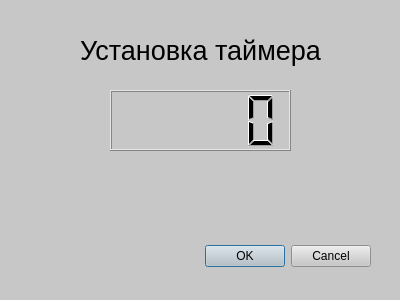
<?xml version="1.0" encoding="UTF-8"?>
<ui version="4.0">
 <class>Dialog</class>
 <widget class="QDialog" name="Dialog">
  <property name="geometry">
   <rect>
    <x>0</x>
    <y>0</y>
    <width>400</width>
    <height>300</height>
   </rect>
  </property>
  <property name="windowTitle">
   <string>Dialog</string>
  </property>
  <property name="styleSheet">
   <string notr="true">background-color: rgb(199, 199, 199);</string>
  </property>
  <widget class="QDialogButtonBox" name="buttonBox">
   <property name="geometry">
    <rect>
     <x>30</x>
     <y>240</y>
     <width>341</width>
     <height>32</height>
    </rect>
   </property>
   <property name="orientation">
    <enum>Qt::Horizontal</enum>
   </property>
   <property name="standardButtons">
    <set>QDialogButtonBox::Cancel|QDialogButtonBox::Ok</set>
   </property>
  </widget>
  <widget class="QLabel" name="textTimer">
   <property name="geometry">
    <rect>
     <x>80</x>
     <y>20</y>
     <width>241</width>
     <height>61</height>
    </rect>
   </property>
   <property name="font">
    <font>
     <pointsize>20</pointsize>
     <weight>50</weight>
     <bold>false</bold>
    </font>
   </property>
   <property name="text">
    <string>Установка таймера</string>
   </property>
  </widget>
  <widget class="QLCDNumber" name="timerSet">
   <property name="geometry">
    <rect>
     <x>110</x>
     <y>90</y>
     <width>181</width>
     <height>61</height>
    </rect>
   </property>
  </widget>
 </widget>
 <resources/>
 <connections>
  <connection>
   <sender>buttonBox</sender>
   <signal>accepted()</signal>
   <receiver>Dialog</receiver>
   <slot>accept()</slot>
   <hints>
    <hint type="sourcelabel">
     <x>248</x>
     <y>254</y>
    </hint>
    <hint type="destinationlabel">
     <x>157</x>
     <y>274</y>
    </hint>
   </hints>
  </connection>
  <connection>
   <sender>buttonBox</sender>
   <signal>rejected()</signal>
   <receiver>Dialog</receiver>
   <slot>reject()</slot>
   <hints>
    <hint type="sourcelabel">
     <x>316</x>
     <y>260</y>
    </hint>
    <hint type="destinationlabel">
     <x>286</x>
     <y>274</y>
    </hint>
   </hints>
  </connection>
 </connections>
</ui>
